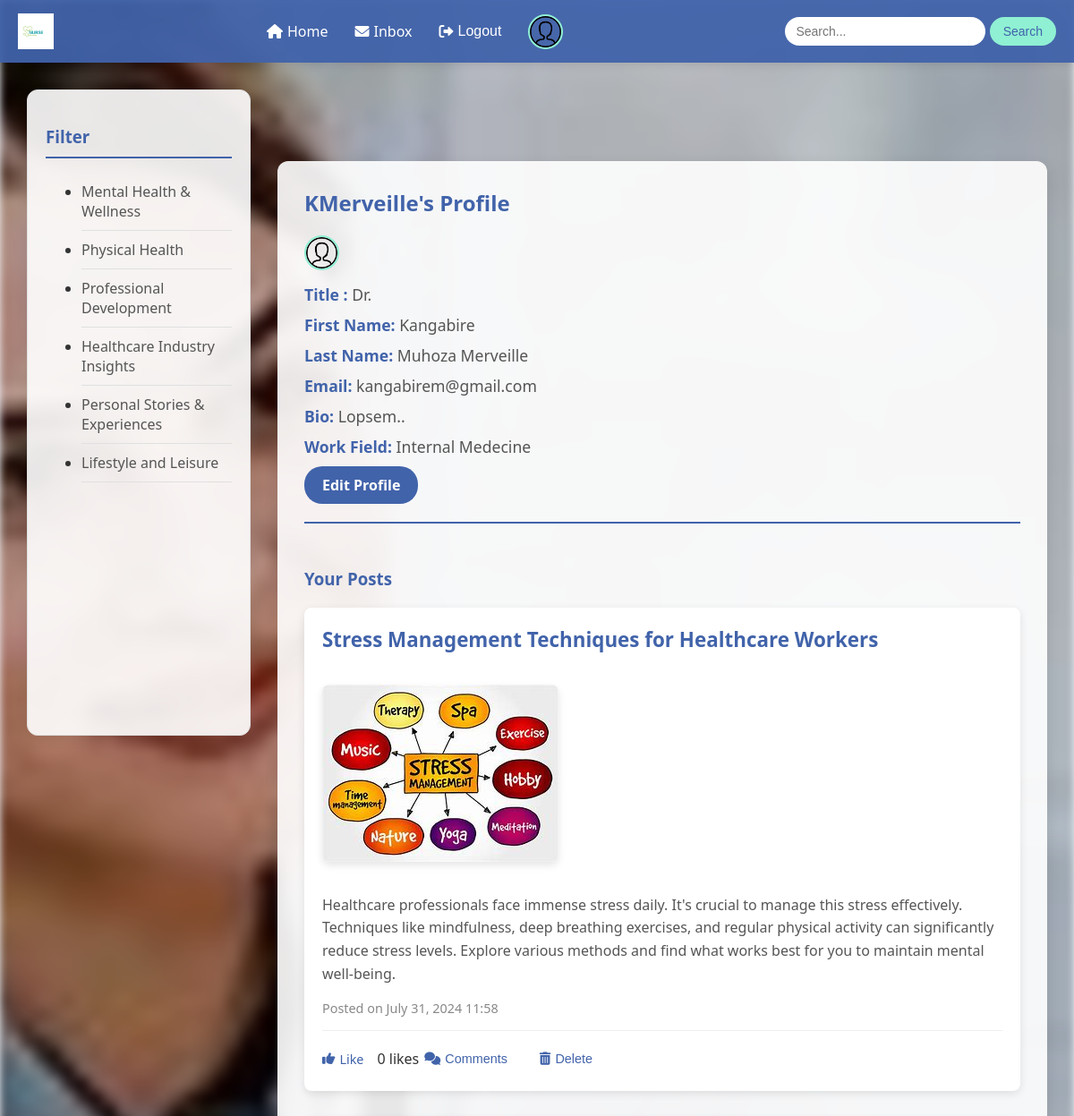
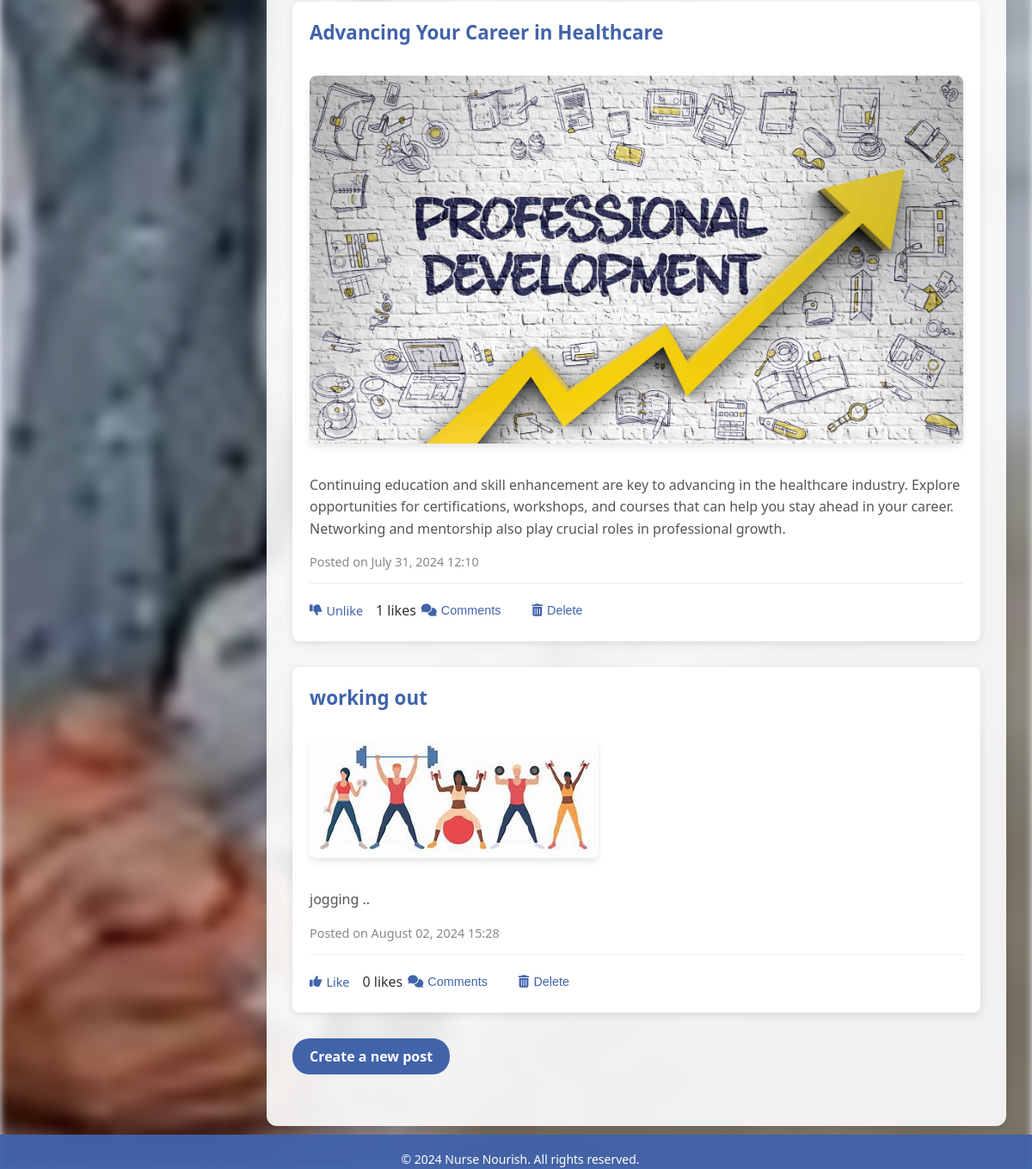
/profile/ (signed in), run on the app's committed database (2 pictures, top to bottom).
### nourse/models.py (models this page shows, shortened)
class User(AbstractUser):
    email = models.EmailField(unique=True)
    first_name = models.CharField(max_length=30)
    last_name = models.CharField(max_length=30)
    username = models.CharField(max_length=50, unique=True)
    picture = models.ImageField(upload_to='static/', default='static/default-profile.png')
    groups = models.ManyToManyField(
        Group,
        related_name='customuser_set',  # Add unique related_name
        blank=True,
        help_text='The groups this user belongs to. A user will get all permissions granted to each of their groups.',
        verbose_name='groups',
    )
    user_permissions = models.ManyToManyField(
        Permission,
        related_name='customuser_set',  # Add unique related_name
        blank=True,
        help_text='Specific permissions for this user.',
        verbose_name='user permissions',
    )

class Category(models.Model):
    name = models.CharField(max_length=100)

class Profile(models.Model):
    user = models.OneToOneField(User, on_delete=models.CASCADE)
    title = models.CharField(max_length=10, null=True)
    bio = models.TextField(blank=True)
    work_field = models.CharField(max_length=100, blank=True)
    picture = models.ImageField(upload_to='static/', blank=True, null=True)

class Post(models.Model):
    user = models.ForeignKey(User, on_delete=models.CASCADE)
    title = models.CharField(max_length=100)
    content = models.TextField()
    category = models.ForeignKey(Category, on_delete=models.CASCADE)
    date_posted = models.DateTimeField(auto_now=True)
    image = models.ImageField(upload_to='static/', blank=True, null=True)
    likes = models.ManyToManyField(User, related_name='liked_posts', blank=True)
    def total_likes(self):
        return self.likes.count()

### nourse/views.py (the view)
# urls.py: path('profile/', views.profile, name='profile'),
@login_required
def profile(request):
    user = request.user
    profile = get_object_or_404(Profile, user=user)
    posts = Post.objects.filter(user=user).order_by('date_posted')
    categories = Category.objects.all()
    return render(request, 'profile.html', {'profile': profile, 'posts': posts, 'categories': categories})

### nourse/context_processors.py (called while the page is built)
def categories_processor(request):
    categories = Category.objects.all()
    return {'categories': categories}

### nourse/templates/profile.html (shortened to what this page needs)
{% extends "main.html" %}
{% block content %}
<div class="profile-container">
    <div class="profile-info">
        <h2>{{ profile.tittle }} {{ user.username }}'s Profile</h2>
        <div class="profile-details">
            <img class="user-pic" src="{{ user.picture.url }}" alt="Profile Picture">
            <p><strong>Title :</strong> {{ profile.title }}</p>
            <p><strong>First Name:</strong> {{ user.first_name }}</p>
            <p><strong>Last Name:</strong> {{ user.last_name }}</p>
            <p><strong>Email:</strong> {{ user.email }}</p>
            <p><strong>Bio:</strong> {{ profile.bio }}</p>
            <p><strong>Work Field:</strong> {{ profile.work_field }}</p>
        </div>
        <a href="{% url 'nourse:edit_profile' %}" class="btn btn-primary">Edit Profile</a>
    </div>
    <div class="user-posts">
        <h3>Your Posts</h3>
        {% if posts %}
            {% for post in posts %}
            <div class="post">
                <h3>{{ post.title }}</h3>
                {% if post.image %}
                    <img src="{{ post.image.url }}" alt="Post Image" class="post-image">
                {% endif %}
                <p>{{ post.content }}</p>
                <small>Posted on {{ post.date_posted|date:"F d, Y H:i" }}</small>
                <div class="post-actions">
                    <a href="{% url 'nourse:like_post' post.id %}" class="like-button">
                        {% if user.is_authenticated and user in post.likes.all %}
                            <i class="fas fa-thumbs-down"></i> Unlike
                        {% else %}
                            <i class="fas fa-thumbs-up"></i> Like
                        {% endif %}
                    </a>
                    <span>{{ post.total_likes }} likes</span>
                    <button class="comment-toggle" data-post-id="{{ post.id }}">
                        <i class="fas fa-comments"></i> Comments
                    </button>
                    <form action="{% url 'nourse:delete_post' post.id %}" method="POST" onsubmit="return confirm('Are you sure you want to delete this post?');" class="delete-form">
                        <button type="submit" class="delete-button"><i class="fas fa-trash-alt"></i> Delete</button>
                    </form>
                </div>
            </div>
            {% endfor %}
        {% else %}
            <p class="no-posts">You haven't posted anything yet.</p>
        {% endif %}
        <a href="{% url 'nourse:create_post' %}" class="btn btn-primary">Create a new post</a>
    </div>
</div>
{% endblock %}

### nourse/templates/main.html (shortened to what this page needs)
{% load static %}
<!DOCTYPE html>
<html lang="en">
<head>
    <link rel="stylesheet" href="{% static 'main.css' %}">
    <link rel="stylesheet" href="https://cdnjs.cloudflare.com/ajax/libs/font-awesome/6.0.0-beta3/css/all.min.css">
</head>
<body>
    <header>
        <img class="logo" src="{% static 'images/logo (2).ico' %}" alt="Nurse Nourish Logo">
        <nav>
            <ul>
                <li>
                    {% if user.is_authenticated %}
                        <a href="{% url 'nourse:home' %}"><i class="fas fa-home"></i>Home</a>
                    {% else %}
                        <a href="{% url 'nourse:login' %}"><i class="fas fa-home"></i>Home</a>
                    {% endif %}
                </li>
                {% if user.is_authenticated %}
                    <li><a href="{% url 'nourse:inbox' %}"><i class="fas fa-envelope"></i> Inbox</a></li>
                    <li>
                        <form id="logout-form" action="{% url 'nourse:logout' %}" method="post" style="display: inline;">
                            <button type="submit" style="border: none; background: none; padding: 0; cursor: pointer;">
                                <i class="fas fa-sign-out-alt"></i> Logout
                            </button>
                        </form>
                    </li>
                    <li>
                        <a href="{% url 'nourse:profile' %}">
                            <img class="user-pic" src="{{ user.picture.url }}" alt="Profile Picture">
                        </a>
                    </li>
                {% else %}
                    <li><a href="{% url 'nourse:register' %}"><i class="fas fa-user-plus"></i> Register</a></li>
                    <li><a href="{% url 'nourse:login' %}"><i class="fas fa-sign-in-alt"></i> Log In</a></li>
                {% endif %}
            </ul>
        </nav>
        <div class="search-bar">
            <form method="get" action="{% url 'nourse:search' %}">
                <input type="text" placeholder="Search..." name="q">
                <button type="submit">Search</button>
            </form>
        </div>
    </header>
    <main>
        <aside class="sidebar">
            <h3>Filter</h3>
            <ul>
                {% for category in categories %}
                    <li>
                        <a href="{% url 'nourse:posts_by_category' category.id %}">{{ category.name }}</a>
                    </li>
                {% empty %}
                    <li>No categories available.</li>
                {% endfor %}
            </ul>
        </aside>
        {% block content %}{% endblock %}
    </main>
    <footer>
        <p>&copy; 2024 Nurse Nourish. All rights reserved.</p>
    </footer>
</body>
</html>

### static/main.css (style rules this page uses)
body { font-family: 'Segoe UI', Tahoma, Geneva, Verdana, sans-serif; margin: 0; padding: 0; background-color: #f0f4f8; display: flex; flex-direction: column; min-height: 100vh; color: #333; }
header { background-color: rgba(65, 99, 170, 0.95); color: #fff; padding: 10px 0; position: fixed; width: 100%; top: 0; left: 0; z-index: 1000; display: flex; align-items: center; justify-content: space-between; height: 50px; box-shadow: 0 2px 10px rgba(0, 0, 0, 0.1); }
.logo { width: 40px; margin-left: 20px; transition: transform 0.3s ease; }
nav ul { list-style: none; padding: 0; margin: 0; display: flex; align-items: center; }
nav ul li { margin: 0 15px; }
nav ul li a, nav ul li button { color: #fff; text-decoration: none; font-weight: 500; display: flex; align-items: center; font-size: 16px; transition: color 0.3s ease; }
nav ul li a i, nav ul li button i { margin-right: 5px; }
.search-bar { margin-right: 20px; }
.search-bar input { padding: 8px 12px; border: none; border-radius: 20px; font-size: 14px; width: 200px; transition: width 0.3s ease; }
.search-bar button { padding: 8px 15px; border: none; border-radius: 20px; background-color: #8ff0d3; color: #4163aa; cursor: pointer; font-size: 14px; transition: background-color 0.3s ease; }
main { flex: 1; margin-top: 70px; display: flex; flex-direction: row; gap: 30px; padding: 30px; }
.sidebar { width: 220px; background-color: rgba(255, 255, 255, 0.9); border: 1px solid #e0e0e0; padding: 20px; position: sticky; top: 80px; height: calc(100vh - 120px); overflow-y: auto; border-radius: 12px; box-shadow: 0 4px 15px rgba(0, 0, 0, 0.05); box-sizing: inherit; }
.sidebar h3 { color: #4163aa; border-bottom: 2px solid #4163aa; padding-bottom: 10px; margin-bottom: 15px; }
.sidebar ul li a { color: #555; text-decoration: none; display: block; padding: 10px 0; border-bottom: 1px solid #e0e0e0; transition: all 0.5s ease; }
.post { border: none; border-radius: 12px; background-color: rgba(255, 255, 255, 0.9); padding: 25px; box-shadow: 0 5px 15px rgba(0, 0, 0, 0.08); transition: all 0.3s ease; }
.post h3 { margin-top: 0; color: #4163aa; font-size: 1.4em; }
.post p { color: #555; line-height: 1.8; font-size: 1em; }
.post small { color: #888; font-size: 0.9em; display: block; margin-top: 15px; }
.post-actions { display: flex; align-items: center; margin-top: 20px; padding-top: 15px; border-top: 1px solid #e0e0e0; }
.post-actions a, .post-actions button { color: #4163aa; text-decoration: none; margin-right: 20px; font-size: 0.95em; display: flex; align-items: center; background: none; border: none; cursor: pointer; transition: color 0.3s ease; }
.post-actions a i, .post-actions button i { margin-right: 5px; }
.post-image { max-width: 100%; height: auto; margin-top: 15px; border-radius: 8px; box-shadow: 0 4px 8px rgba(0, 0, 0, 0.1); }
.user-pic { width: 35px; height: 35px; border-radius: 50%; margin-right: 10px; object-fit: cover; border: 2px solid #8ff0d3; }
footer { background-color: rgba(65, 99, 170, 0.95); color: #fff; text-align: center; padding: 5px; font-size: 14px; position: fixed; bottom: 0; width: 100%; height:30px; }

### data on the page
User: picture (placeholder picture), username "KMerveille", first_name "Kangabire", last_name "Muhoza Merveille", email "kangabirem@gmail.com"
Category: name "Mental Health & Wellness"
Category: name "Physical Health"
Category: name "Professional Development"
Category: name "Healthcare Industry Insights"
Category: name "Personal Stories & Experiences"
Category: name "Lifestyle and Leisure"
Profile: title "Dr.", bio "Lopsem..", work_field "Internal Medecine"
Post: title "Stress Management Techniques for Healthcare Workers", image (picture), content "Healthcare professionals face immense stress daily. It's crucial to manage this stress effectively. Techniques like mindfulness, deep breathing exercises, and regular physical activity can significantly reduce stress levels. Explore various methods and find what works best for you to maintain mental well-being.", date_posted "July 31, 2024 11:58", shows "Like", total_likes "0"
Post: title "Advancing Your Career in Healthcare", image (picture), content "Continuing education and skill enhancement are key to advancing in the healthcare industry. Explore opportunities for certifications, workshops, and courses that can help you stay ahead in your career. Networking and mentorship also play crucial roles in professional growth.", date_posted "July 31, 2024 12:10", shows "Unlike", total_likes "1"
Post: title "working out", image (picture), content "jogging ..", date_posted "August 02, 2024 15:28", shows "Like", total_likes "0"
